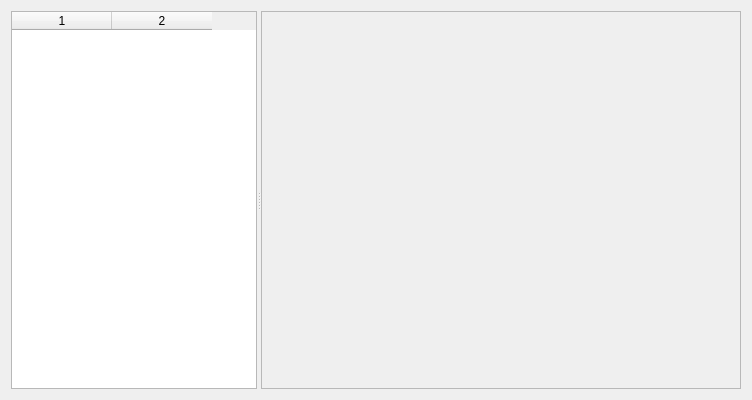
<?xml version="1.0" encoding="UTF-8"?>
<ui version="4.0">
 <class>History</class>
 <widget class="QWidget" name="History">
  <property name="geometry">
   <rect>
    <x>0</x>
    <y>0</y>
    <width>752</width>
    <height>400</height>
   </rect>
  </property>
  <property name="windowTitle">
   <string>Form</string>
  </property>
  <layout class="QGridLayout" name="gridLayout">
   <item row="0" column="0">
    <widget class="QSplitter" name="splitter">
     <property name="orientation">
      <enum>Qt::Horizontal</enum>
     </property>
     <widget class="QTableWidget" name="diary">
      <property name="sizePolicy">
       <sizepolicy hsizetype="Expanding" vsizetype="Expanding">
        <horstretch>1</horstretch>
        <verstretch>0</verstretch>
       </sizepolicy>
      </property>
      <property name="columnCount">
       <number>2</number>
      </property>
      <column/>
      <column/>
     </widget>
     <widget class="ScreenWidget" name="screen">
      <property name="sizePolicy">
       <sizepolicy hsizetype="Preferred" vsizetype="Preferred">
        <horstretch>5</horstretch>
        <verstretch>0</verstretch>
       </sizepolicy>
      </property>
      <property name="frameShape">
       <enum>QFrame::StyledPanel</enum>
      </property>
      <property name="frameShadow">
       <enum>QFrame::Raised</enum>
      </property>
     </widget>
    </widget>
   </item>
  </layout>
 </widget>
 <customwidgets>
  <customwidget>
   <class>ScreenWidget</class>
   <extends>QFrame</extends>
   <header>ScreenWidget</header>
   <container>1</container>
  </customwidget>
 </customwidgets>
 <resources/>
 <connections/>
</ui>
